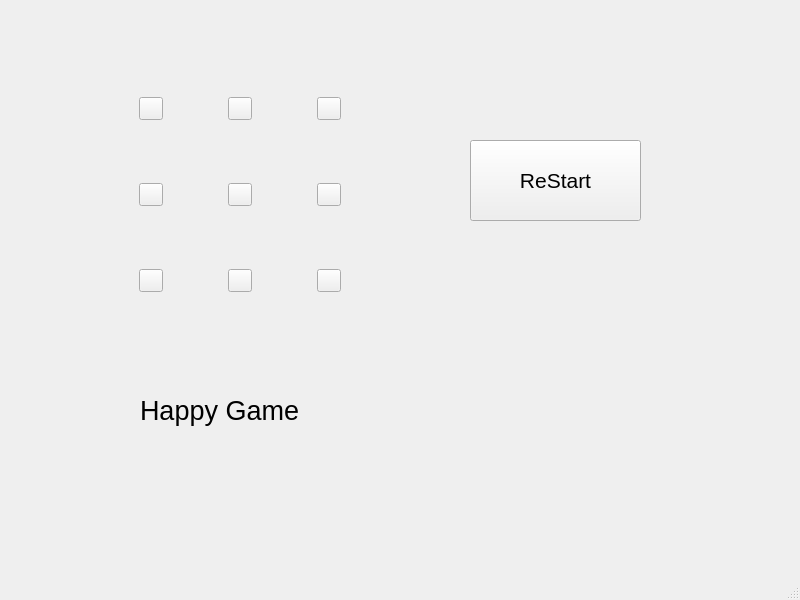
<?xml version="1.0" encoding="UTF-8"?>
<ui version="4.0">
 <class>MainWindow</class>
 <widget class="QMainWindow" name="MainWindow">
  <property name="geometry">
   <rect>
    <x>0</x>
    <y>0</y>
    <width>800</width>
    <height>600</height>
   </rect>
  </property>
  <property name="windowTitle">
   <string>MainWindow</string>
  </property>
  <property name="windowIcon">
   <iconset>
    <normaloff>Img/1.png</normaloff>Img/1.png</iconset>
  </property>
  <widget class="QWidget" name="centralwidget">
   <widget class="QWidget" name="layoutWidget">
    <property name="geometry">
     <rect>
      <x>80</x>
      <y>40</y>
      <width>321</width>
      <height>311</height>
     </rect>
    </property>
    <layout class="QVBoxLayout" name="verticalLayout">
     <item>
      <layout class="QHBoxLayout" name="horizontalLayout">
       <item>
        <widget class="QToolButton" name="toolButton_1">
         <property name="text">
          <string/>
         </property>
        </widget>
       </item>
       <item>
        <widget class="QToolButton" name="toolButton_2">
         <property name="text">
          <string/>
         </property>
        </widget>
       </item>
       <item>
        <widget class="QToolButton" name="toolButton_3">
         <property name="text">
          <string/>
         </property>
        </widget>
       </item>
      </layout>
     </item>
     <item>
      <layout class="QHBoxLayout" name="horizontalLayout_2">
       <item>
        <widget class="QToolButton" name="toolButton_4">
         <property name="text">
          <string/>
         </property>
        </widget>
       </item>
       <item>
        <widget class="QToolButton" name="toolButton_5">
         <property name="text">
          <string/>
         </property>
        </widget>
       </item>
       <item>
        <widget class="QToolButton" name="toolButton_6">
         <property name="text">
          <string/>
         </property>
        </widget>
       </item>
      </layout>
     </item>
     <item>
      <layout class="QHBoxLayout" name="horizontalLayout_3">
       <item>
        <widget class="QToolButton" name="toolButton_7">
         <property name="text">
          <string/>
         </property>
        </widget>
       </item>
       <item>
        <widget class="QToolButton" name="toolButton_8">
         <property name="text">
          <string/>
         </property>
        </widget>
       </item>
       <item>
        <widget class="QToolButton" name="toolButton_9">
         <property name="text">
          <string/>
         </property>
        </widget>
       </item>
      </layout>
     </item>
    </layout>
   </widget>
   <widget class="QLabel" name="label">
    <property name="geometry">
     <rect>
      <x>140</x>
      <y>380</y>
      <width>221</width>
      <height>61</height>
     </rect>
    </property>
    <property name="font">
     <font>
      <pointsize>20</pointsize>
     </font>
    </property>
    <property name="text">
     <string>Happy Game</string>
    </property>
   </widget>
   <widget class="QPushButton" name="pushButton">
    <property name="geometry">
     <rect>
      <x>470</x>
      <y>140</y>
      <width>171</width>
      <height>81</height>
     </rect>
    </property>
    <property name="font">
     <font>
      <pointsize>16</pointsize>
     </font>
    </property>
    <property name="text">
     <string>ReStart</string>
    </property>
   </widget>
  </widget>
  <widget class="QMenuBar" name="menubar">
   <property name="geometry">
    <rect>
     <x>0</x>
     <y>0</y>
     <width>800</width>
     <height>25</height>
    </rect>
   </property>
  </widget>
  <widget class="QStatusBar" name="statusbar"/>
 </widget>
 <resources/>
 <connections/>
</ui>
